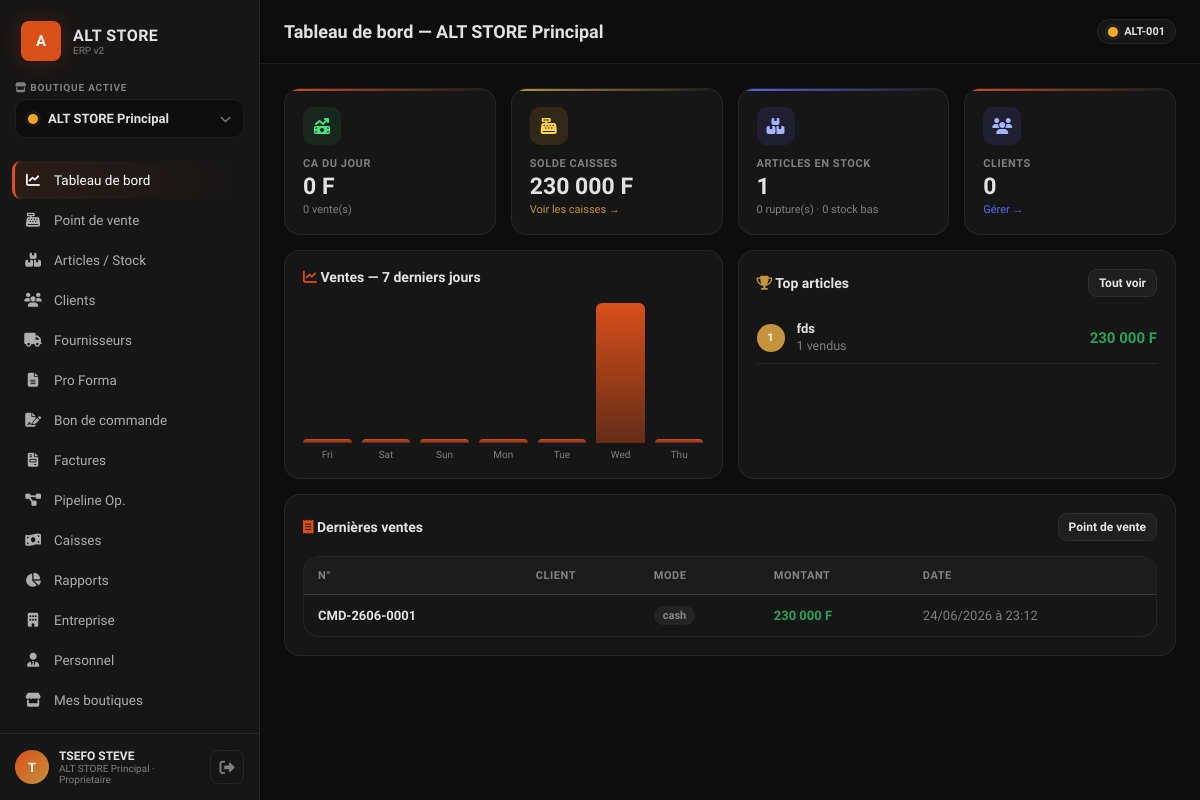
/dashboard.php (signed in), run on the app's committed database.
### tables this page shows
CREATE TABLE IF NOT EXISTS `boutiques` (
  `id` int(11) NOT NULL AUTO_INCREMENT,
  `proprietaire_id` int(11) NOT NULL COMMENT 'utilisateur propriétaire',
  `nom` varchar(150) NOT NULL,
  `slug` varchar(160) NOT NULL,
  `code` varchar(30) NOT NULL COMMENT 'code court ex. ALT-001',
  `description` text,
  `logo` varchar(255) DEFAULT NULL,
  `couleur` varchar(20) NOT NULL DEFAULT '#F9A825',
  `adresse` text,
  `ville` varchar(100) DEFAULT NULL,
  `pays` varchar(100) NOT NULL DEFAULT 'Côte d''Ivoire',
  `telephone` varchar(30) DEFAULT NULL,
  `email` varchar(150) DEFAULT NULL,
  `devise` varchar(10) NOT NULL DEFAULT 'XOF',
  `tva_defaut` decimal(5,2) NOT NULL DEFAULT '18.00',
  `rccm` varchar(100) DEFAULT NULL,
  `statut` enum('active','inactive') NOT NULL DEFAULT 'active',
  `created_at` datetime DEFAULT CURRENT_TIMESTAMP,
  PRIMARY KEY (`id`),
  UNIQUE KEY `uq_code` (`code`),
  UNIQUE KEY `uq_proprio_slug` (`proprietaire_id`,`slug`),
  KEY `idx_proprietaire` (`proprietaire_id`)
);

CREATE TABLE IF NOT EXISTS `ventes` (
  `id` int(11) NOT NULL AUTO_INCREMENT,
  `boutique_id` int(11) NOT NULL,
  `caisse_id` int(11) DEFAULT NULL,
  `numero` varchar(40) NOT NULL COMMENT 'CMD-XXXX',
  `client_id` int(11) DEFAULT NULL,
  `client_libre` varchar(200) NOT NULL DEFAULT 'Client libre',
  `vendeur_id` int(11) NOT NULL,
  `sous_total` decimal(15,2) NOT NULL DEFAULT '0.00',
  `montant_tva` decimal(15,2) NOT NULL DEFAULT '0.00',
  `remise_montant` decimal(15,2) NOT NULL DEFAULT '0.00',
  `total_ttc` decimal(15,2) NOT NULL DEFAULT '0.00',
  `montant_recu` decimal(15,2) NOT NULL DEFAULT '0.00',
  `monnaie_rendue` decimal(15,2) NOT NULL DEFAULT '0.00',
  `mode_paiement` varchar(30) NOT NULL DEFAULT 'cash',
  `statut` enum('brouillon','payee','annulee','remboursee') NOT NULL DEFAULT 'payee',
  `date_vente` datetime DEFAULT CURRENT_TIMESTAMP,
  `notes` text,
  PRIMARY KEY (`id`),
  UNIQUE KEY `uq_numero_boutique` (`boutique_id`,`numero`),
  KEY `idx_boutique` (`boutique_id`),
  KEY `idx_caisse` (`caisse_id`),
  KEY `idx_date` (`date_vente`),
  KEY `idx_statut` (`statut`)
);

### config/helpers.php (called while the page is built, shortened)
<?php
function money($n): string { return number_format((float)($n ?? 0), 0, ',', ' ') . ' F'; }
function num($n): string   { return number_format((float)($n ?? 0), 0, ',', ' '); }
function fdatetime(?string $d): string {
    $ts = strtotime($d);
    return $ts ? date('d/m/Y à H:i', $ts) : '—';
}
function e(?string $v): string { return htmlspecialchars((string)($v ?? ''), ENT_QUOTES, 'UTF-8'); }
function fetch_all(string $sql, array $params = []): array {
    try {
        $st = db()->prepare($sql);
        $st->execute($params);
        return $st->fetchAll();
    } catch (Throwable $e) {
        error_log('[SQL] ' . $e->getMessage() . ' | ' . $sql);
        return [];
    }
}
function fetch_one(string $sql, array $params = []): ?array {
    try {
        $st = db()->prepare($sql);
        $st->execute($params);
        $r = $st->fetch();
        return $r ?: null;
    } catch (Throwable $e) {
        error_log('[SQL] ' . $e->getMessage() . ' | ' . $sql);
        return null;
    }
}
function layout_header(string $title = '', string $active = ''): void {
    require ROOT_PATH . '/views/layouts/header.php';
}
function layout_footer(): void {
    require ROOT_PATH . '/views/layouts/footer.php';
}

### config/db.php (called while the page is built, shortened)
<?php
function db(): PDO
{
    static $pdo = null;
    if ($pdo instanceof PDO) return $pdo;
    $dsn = sprintf(
        'mysql:host=%s;port=%s;dbname=%s;charset=utf8mb4',
        DB_HOST, DB_PORT, DB_NAME
    );
    try {
        $pdo = new PDO($dsn, DB_USER, DB_PASS, [
            PDO::ATTR_ERRMODE            => PDO::ERRMODE_EXCEPTION,
            PDO::ATTR_DEFAULT_FETCH_MODE => PDO::FETCH_ASSOC,
            PDO::ATTR_EMULATE_PREPARES   => false,
            PDO::MYSQL_ATTR_INIT_COMMAND => "SET NAMES utf8mb4 COLLATE utf8mb4_unicode_ci",
        ]);
    } catch (PDOException $e) {
        if (IS_PROD) {
            error_log('[DB] Connexion échouée : ' . $e->getMessage());
            http_response_code(500);
            die('Service temporairement indisponible.');
        }
        die('Connexion base de données impossible : ' . htmlspecialchars($e->getMessage()));
    }
    return $pdo;
}

### config/auth.php (called while the page is built, shortened)
<?php
require_once __DIR__ . '/db.php';
function current_role(): ?string
{
    if (($_SESSION['user_role'] ?? null) === 'proprietaire') return 'proprietaire';
    return $_SESSION['role_boutique'] ?? null;
}
function active_boutique_id(): int { return (int)($_SESSION['boutique_active'] ?? 0); }
function active_boutique(): ?array
{
    static $cache = null;
    if ($cache !== null) return $cache;
    $stmt = db()->prepare("SELECT * FROM boutiques WHERE id = ?");
    $stmt->execute([active_boutique_id()]);
    return $cache = $stmt->fetch() ?: null;
}

### config/permissions.php (called while the page is built, shortened)
<?php
function can(string $permission): bool
{
    $role = current_role();
    if ($role === 'proprietaire') return true;
    return in_array($permission, role_permissions($role), true);
}

### dashboard.php (the view, shortened to what this page needs)
<?php
$bid = active_boutique_id();
$bout = active_boutique();
$today = date('Y-m-d');
$caJour = (float)(fetch_one(
    "SELECT COALESCE(SUM(total_ttc),0) AS m FROM ventes WHERE boutique_id=? AND DATE(date_vente)=? AND statut='payee'",
    [$bid, $today]
)['m'] ?? 0);
$nbVentes = (int)(fetch_one(
    "SELECT COUNT(*) AS c FROM ventes WHERE boutique_id=? AND DATE(date_vente)=? AND statut='payee'",
    [$bid, $today]
)['c'] ?? 0);
$nbArticles = (int)(fetch_one("SELECT COUNT(*) AS c FROM articles WHERE boutique_id=?", [$bid])['c'] ?? 0);
$ruptures = (int)(fetch_one("SELECT COUNT(*) AS c FROM articles WHERE boutique_id=? AND quantite_stock<=0", [$bid])['c'] ?? 0);
$stockBas = (int)(fetch_one("SELECT COUNT(*) AS c FROM articles WHERE boutique_id=? AND quantite_stock>0 AND quantite_stock<=stock_min", [$bid])['c'] ?? 0);
$nbClients = (int)(fetch_one("SELECT COUNT(*) AS c FROM clients WHERE boutique_id=?", [$bid])['c'] ?? 0);
$soldeCaisses = (float)(fetch_one(
    "SELECT COALESCE(SUM(c.solde_initial),0) +
            COALESCE((SELECT SUM(montant) FROM caisse_mouvements WHERE boutique_id=? AND type IN('encaissement','transfert_in')),0) -
            COALESCE((SELECT SUM(montant) FROM caisse_mouvements WHERE boutique_id=? AND type IN('decaissement','transfert_out')),0) AS solde
     FROM caisses c WHERE c.boutique_id=?",
    [$bid, $bid, $bid]
)['solde'] ?? 0);
$ca7 = fetch_all(
    "SELECT DATE(date_vente) AS d, SUM(total_ttc) AS m
     FROM ventes WHERE boutique_id=? AND statut='payee' AND date_vente >= DATE_SUB(CURDATE(), INTERVAL 6 DAY)
     GROUP BY DATE(date_vente) ORDER BY d",
    [$bid]
);
$map7 = [];
foreach ($ca7 as $r) $map7[$r['d']] = (float)$r['m'];
$serie7 = [];
for ($i = 6; $i >= 0; $i--) {
    $d = date('Y-m-d', strtotime("-$i day"));
    $serie7[] = ['label' => date('D', strtotime($d)), 'val' => $map7[$d] ?? 0];
}
$dernieresVentes = fetch_all(
    "SELECT v.id, v.numero, v.client_libre, v.total_ttc, v.mode_paiement, v.date_vente
     FROM ventes v WHERE v.boutique_id=? ORDER BY v.date_vente DESC LIMIT 6",
    [$bid]
);
$topArticles = fetch_all(
    "SELECT vl.designation, vl.reference, SUM(vl.quantite) AS qte, SUM(vl.total_ligne) AS ca
     FROM vente_lignes vl
     INNER JOIN ventes v ON v.id=vl.vente_id
     WHERE v.boutique_id=? AND v.statut='payee'
     GROUP BY vl.article_id ORDER BY ca DESC LIMIT 5",
    [$bid]
);
$maxCa7 = max(array_column(array_map(fn($s) => ['v'=>$s['val']], $serie7), 'v') + [1]) ?: 1;
?>
<?php layout_header('Tableau de bord — ' . ($bout['nom'] ?? ''), 'dashboard'); ?>
<div class="grid grid-4">
  <div class="kpi"><div class="kpi-ic bg-green"><i class="fas fa-money-bill-trend-up"></i></div>
    <div class="kpi-label">CA du jour</div><div class="kpi-val"><?= money($caJour) ?></div>
    <div class="kpi-sub"><?= $nbVentes ?> vente(s)</div></div>
  <div class="kpi gold"><div class="kpi-ic bg-amber"><i class="fas fa-cash-register"></i></div>
    <div class="kpi-label">Solde caisses</div><div class="kpi-val"><?= money($soldeCaisses) ?></div>
    <div class="kpi-sub"><a href="caisses.php" style="color:var(--gold)">Voir les caisses →</a></div></div>
  <div class="kpi blue"><div class="kpi-ic bg-blue"><i class="fas fa-boxes-stacked"></i></div>
    <div class="kpi-label">Articles en stock</div><div class="kpi-val"><?= num($nbArticles) ?></div>
    <div class="kpi-sub"><?= $ruptures ?> rupture(s) · <?= $stockBas ?> stock bas</div></div>
  <div class="kpi"><div class="kpi-ic bg-blue"><i class="fas fa-users"></i></div>
    <div class="kpi-label">Clients</div><div class="kpi-val"><?= num($nbClients) ?></div>
    <div class="kpi-sub"><a href="clients.php" style="color:var(--blue)">Gérer →</a></div></div>
</div>
<div class="grid grid-2" style="margin-top:1rem">
  <div class="card">
    <div class="card-h"><h3><i class="fas fa-chart-line" style="color:var(--ember)"></i> Ventes — 7 derniers jours</h3></div>
    <div style="display:flex;align-items:flex-end;gap:10px;height:160px;padding-top:1rem">
      <?php foreach ($serie7 as $s): ?>
        <div style="flex:1;display:flex;flex-direction:column;align-items:center;gap:6px">
          <div style="width:100%;background:linear-gradient(180deg,var(--ember),rgba(217,79,26,.4));border-radius:6px 6px 0 0;height:<?= max(4, ($s['val']/$maxCa7)*140) ?>px" title="<?= money($s['val']) ?>"></div>
          <small style="font-size:10px;color:var(--muted)"><?= e($s['label']) ?></small>
        </div>
      <?php endforeach; ?>
    </div>
  </div>
  <div class="card">
    <div class="card-h"><h3><i class="fas fa-trophy" style="color:var(--gold)"></i> Top articles</h3>
      <a href="articles.php" class="btn btn-ghost btn-sm">Tout voir</a></div>
    <?php if (empty($topArticles)): ?>
      <div class="empty" style="padding:1.5rem"><i class="fas fa-chart-simple"></i><p>Aucune vente enregistrée pour le moment.</p></div>
    <?php else: ?>
      <?php foreach ($topArticles as $i => $a): ?>
        <div style="display:flex;align-items:center;gap:12px;padding:9px 0;border-bottom:1px solid var(--bd)">
          <div class="avatar" style="width:28px;height:28px;font-size:11px;background:<?= ['var(--gold)','var(--ember)','var(--blue)','#666','#444'][$i] ?? '#444' ?>"><?= $i+1 ?></div>
          <div style="flex:1;min-width:0">
            <div style="font-size:13px;font-weight:600;white-space:nowrap;overflow:hidden;text-overflow:ellipsis"><?= e($a['designation']) ?></div>
            <small style="color:var(--muted)"><?= (int)$a['qte'] ?> vendus</small>
          </div>
          <b style="color:var(--green)"><?= money($a['ca']) ?></b>
        </div>
      <?php endforeach; ?>
    <?php endif; ?>
  </div>
</div>
<div class="card" style="margin-top:1rem">
  <div class="card-h"><h3><i class="fas fa-receipt" style="color:var(--ember)"></i> Dernières ventes</h3>
    <a href="ventes.php" class="btn btn-ghost btn-sm">Point de vente</a></div>
  <?php if (empty($dernieresVentes)): ?>
    <div class="empty"><i class="fas fa-cart-shopping"></i><h3>Aucune vente</h3>
      <p>Dirigez-vous vers le point de vente pour enregistrer votre première vente.</p>
      <a href="ventes.php" class="btn btn-primary"><i class="fas fa-plus"></i> Nouvelle vente</a></div>
  <?php else: ?>
    <div class="table-wrap">
      <table>
        <thead><tr><th>N°</th><th>Client</th><th>Mode</th><th>Montant</th><th>Date</th></tr></thead>
        <tbody>
          <?php foreach ($dernieresVentes as $v): ?>
            <tr>
              <td><b><?= e($v['numero']) ?></b></td>
              <td><?= e($v['client_libre']) ?></td>
              <td><span class="badge bg-gray"><?= e($v['mode_paiement']) ?></span></td>
              <td><b style="color:var(--green)"><?= money($v['total_ttc']) ?></b></td>
              <td style="color:var(--muted)"><?= fdatetime($v['date_vente']) ?></td>
            </tr>
          <?php endforeach; ?>
        </tbody>
      </table>
    </div>
  <?php endif; ?>
</div>

### views/layouts/header.php (shortened to what this page needs)
<?php
$active    = $GLOBALS['_page_active'] ?? '';
$title     = $GLOBALS['_page_title'] ?? 'Tableau de bord';
$bout      = active_boutique();
$role      = current_role();
$userName  = $_SESSION['user_name'] ?? 'Utilisateur';
$menu = [
    ['dashboard',    'Tableau de bord',  'fa-chart-line',     'dashboard.view'],
    ['ventes',       'Point de vente',   'fa-cash-register',  'ventes.view'],
    ['articles',     'Articles / Stock', 'fa-boxes-stacked',  'articles.view'],
    ['clients',      'Clients',          'fa-users',          'clients.view'],
    ['fournisseurs', 'Fournisseurs',    'fa-truck',          'fournisseurs.view'],
    ['proforma',     'Pro Forma',        'fa-file-lines',     'proforma.view'],
    ['bon_commande', 'Bon de commande',  'fa-file-signature', 'bon_commande.view'],
    ['factures',     'Factures',         'fa-file-invoice',   'factures.view'],
    ['pipeline',     'Pipeline Op.',     'fa-diagram-project','pipeline.view'],
    ['caisses',      'Caisses',          'fa-money-bill-wave','caisse.view'],
    ['rapports',     'Rapports',         'fa-chart-pie',      'rapports.view'],
    ['entreprise',   'Entreprise',       'fa-building',       'entreprise.view'],
    ['personnel',    'Personnel',        'fa-user-tie',       'personnel.view'],
    ['boutiques',    'Mes boutiques',    'fa-store',          'boutiques.view'],
];
?>
<!DOCTYPE html>
<html lang="fr">
<head>
<link rel="stylesheet" href="https://cdnjs.cloudflare.com/ajax/libs/font-awesome/6.4.0/css/all.min.css">
<link rel="stylesheet" href="<?= APP_URL ?>/assets/app.css">
</head>
<body>
<div class="app">
  <aside class="sidebar" id="sidebar">
    <div class="sidebar-brand">
      <div class="mark">A</div>
      <div class="brand-txt"><b>ALT STORE</b><small>ERP v2</small></div>
    </div>
    <div class="boutique-select">
      <label><i class="fas fa-store"></i> Boutique active</label>
      <div class="bs-current" id="bsCurrent" onclick="toggleBoutiqueDropdown()">
        <span class="bs-dot" style="background:<?= e($bout['couleur'] ?? '#F9A825') ?>"></span>
        <span class="bs-name"><?= e($bout['nom'] ?? '— Aucune —') ?></span>
        <i class="fas fa-chevron-down bs-caret"></i>
      </div>
    </div>
    <nav class="nav">
      <?php foreach ($menu as [$key, $label, $icon, $perm]):
          if (!can($perm)) continue; ?>
        <a href="<?= APP_URL ?>/<?= $key ?>.php" class="nav-item <?= $active===$key?'is-active':'' ?>">
          <i class="fas <?= $icon ?>"></i><span><?= $label ?></span>
        </a>
      <?php endforeach; ?>
    </nav>
    <div class="sidebar-foot">
      <div class="user-chip">
        <div class="avatar"><?= strtoupper(substr($userName,0,1)) ?></div>
        <div class="user-meta">
          <b><?= e($userName) ?></b>
          <small><?= e($bout['nom'] ?? '') ?> · <?= e($role ?? '') ?></small>
        </div>
      </div>
      <a href="<?= APP_URL ?>/logout.php" class="logout-btn" title="Déconnexion"><i class="fas fa-right-from-bracket"></i></a>
    </div>
  </aside>
  <main class="main">
    <header class="topbar">
      <h1><?= e($title) ?></h1>
      <div class="topbar-right">
        <?php if ($bout): ?>
          <span class="badge-bout"><span class="bs-dot" style="background:<?= e($bout['couleur']) ?>"></span><?= e($bout['code']) ?></span>
        <?php endif; ?>
      </div>
    </header>
    <div class="content" id="flash-zone">

### data on the page
boutiques: nom "ALT STORE Principal", code "ALT-001"
ventes: numero "CMD-2606-0001", mode_paiement "cash", total_ttc "230 000 F", date_vente "24/06/2026 à 23:12"

### other printed values
$label "Tableau de bord"
$label "Point de vente"
$label "Articles / Stock"
$label "Clients"
$label "Fournisseurs"
$label "Pro Forma"
$label "Bon de commande"
$label "Factures"
$label "Pipeline Op."
$label "Caisses"
$label "Rapports"
$label "Entreprise"
$label "Personnel"
$label "Mes boutiques"
substr($userName,0,1) "T"
